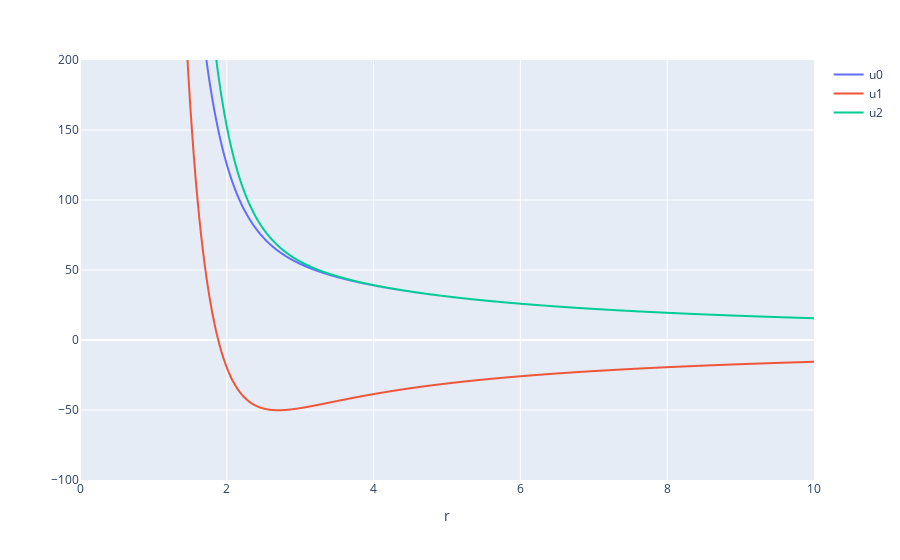

Notebook source saved alongside this figure:
### Code cell
fig = plotly_line(r, beta*u, ["r", "u0", "u1", "u2"], xliml=[0, 10], yliml=[-100, 200])
fig.show()

### Figure 1 — Plotly figure (JSON) as saved in the notebook; plotly's stock layout.template omitted (floating-point values rounded to 4 significant figures; data arrays with more than 128 entries replaced by an {"elided": "..."} marker saying what was removed)
{"data": [{"hovertemplate": "=%{y}<br>r=%{x}<extra></extra>", "legendgroup": "u0", "line": {"color": "#636efa", "dash": "solid"}, "marker": {"symbol": "circle"}, "mode": "lines", "name": "u0", "showlegend": true, "type": "scattergl", "x": {"elided": "2001 float values"}, "xaxis": "x", "y": {"elided": "2001 float values"}, "yaxis": "y"}, {"hovertemplate": "=%{y}<br>r=%{x}<extra></extra>", "legendgroup": "u1", "line": {"color": "#EF553B", "dash": "solid"}, "marker": {"symbol": "circle"}, "mode": "lines", "name": "u1", "showlegend": true, "type": "scattergl", "x": {"elided": "2001 float values"}, "xaxis": "x", "y": {"elided": "2001 float values"}, "yaxis": "y"}, {"hovertemplate": "=%{y}<br>r=%{x}<extra></extra>", "legendgroup": "u2", "line": {"color": "#00cc96", "dash": "solid"}, "marker": {"symbol": "circle"}, "mode": "lines", "name": "u2", "showlegend": true, "type": "scattergl", "x": {"elided": "2001 float values"}, "xaxis": "x", "y": {"elided": "2001 float values"}, "yaxis": "y"}], "layout": {"legend": {"title": {"text": ""}, "tracegroupgap": 0}, "margin": {"t": 60}, "xaxis": {"anchor": "y", "domain": [0, 1], "range": [0, 10], "title": {"text": "r"}}, "yaxis": {"anchor": "x", "domain": [0, 1], "range": [-100, 200], "title": {"text": ""}}}}
